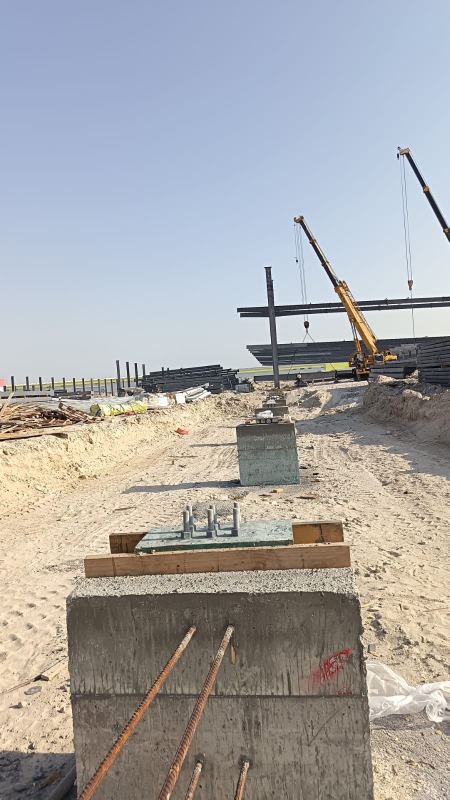
#> input picture social/_build/source/10.jpg, 899 x 1599 px (shown at 1/2 size)
$ python -i brand.py   (imports and definitions only)
#> lines starting #> are read from the running program, lines starting #| are printed output that depends on the picture; pictures that were not available may be replaced by others from this repository, and a replacement may not be noted
"""Steel Builder social brand kit — shared rendering helpers (Pillow + raqm)."""
import os
from PIL import Image, ImageDraw, ImageFont, ImageFilter, ImageEnhance

ROOT = os.path.dirname(os.path.dirname(os.path.dirname(os.path.abspath(__file__))))
FONTS = os.environ.get("SB_FONTS", os.path.join(os.path.dirname(__file__), "fonts"))

# Colours — taken from steelbuilderuae.com (index.html :root) and the logo
ORANGE = (223, 96, 53)     # --primary #df6035 (logo roof)
NAVY = (47, 75, 121)       # --secondary #2f4b79 (logo "SB")
INK = (20, 21, 23)         # near-black backdrop
STEEL = (229, 229, 229)    # --foreground dark #e5e5e5
MUTED = (150, 154, 160)
WHITE = (255, 255, 255)


# [8 lines left out: function font, not called in this run]


def logo():
    return Image.open(os.path.join(ROOT, "logo.png")).convert("RGBA")


def logo_scaled(w):
    lg = logo()
    h = round(lg.height * w / lg.width)
    return lg.resize((w, h), Image.LANCZOS)


def watermark(img, w=150, pos="tr", margin=48, opacity=0.92, y=None):
    """Logo watermark with a soft white halo so it reads on sky AND steel."""
    lg = logo_scaled(w)
    a = lg.split()[3]
    halo = Image.new("RGBA", (lg.width + 60, lg.height + 60), (0, 0, 0, 0))
    glow = Image.new("RGBA", lg.size, (255, 255, 255, 255))
    glow.putalpha(a.point(lambda v: int(v * 0.85)))
    halo.paste(glow, (30, 30), glow)
    halo = halo.filter(ImageFilter.GaussianBlur(10))
    if opacity < 1:
        lg.putalpha(a.point(lambda v: int(v * opacity)))
    W, H = img.size
    x = W - lg.width - margin if pos.endswith("r") else margin
    if y is None:
        y = margin if pos.startswith("t") else H - lg.height - margin
    img.alpha_composite(halo, (x - 30, y - 30))
    img.alpha_composite(lg, (x, y))
    return img


# [90 lines left out: functions cover, grade, gradient, top_scrim, text, eyebrow and 2 more, not called in this run]

>>> import cv2
>>> picture = cv2.imread('source/10.jpg', cv2.IMREAD_GRAYSCALE)
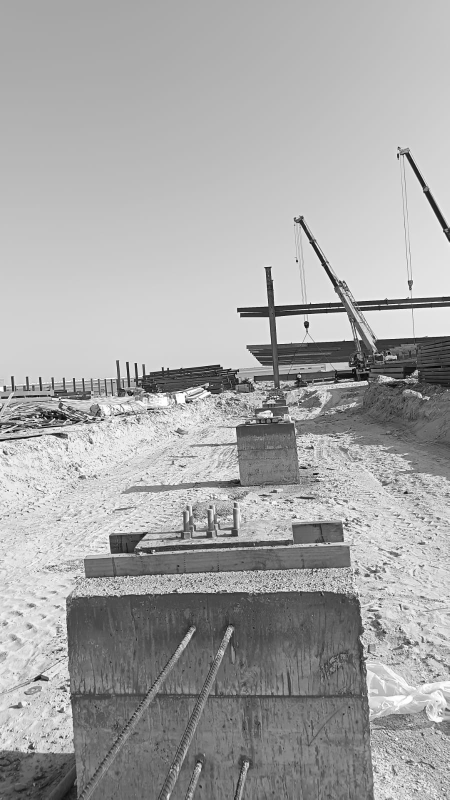
#> picture: shape (1599, 899) (shown at 1/2 size); min 0, max 255, mean 166.5
>>> result = watermark(picture)
#> in logo_scaled, `return lg.resize((w, h), Image.LANCZOS)`:
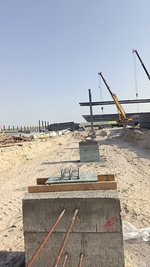
#> returned value: PIL image 150x267 RGBA; mean R, G, B, A 167.2, 166.2, 166.4, 255
#> in watermark, `a = lg.split()[3]`: a: PIL image 150x267 L; every value is 255
#> in watermark, `halo = Image.new("RGBA", (lg.width + 60, lg.height + 60), (0, 0, 0, 0))`: halo: PIL image 210x327 RGBA; every value is 0
#> in watermark, `glow = Image.new("RGBA", lg.size, (255, 255, 255, 255))`: glow: PIL image 150x267 RGBA; every value is 255
#> in watermark, `halo.paste(glow, (30, 30), glow)`:
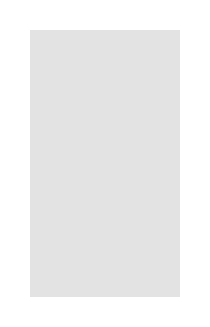
#> halo: PIL image 210x327 RGBA; mean R, G, B, A 126, 126, 126, 106.7; transparent parts drawn white
#> in watermark, `halo = halo.filter(ImageFilter.GaussianBlur(10))`:
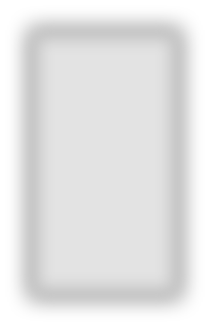
#> halo: PIL image 210x327 RGBA; mean R, G, B, A 126, 126, 126, 106.7; transparent parts drawn white
#> (the run stopped early here; a loop or call above may not have finished)

$ run again, on social/_build/source/11.jpg
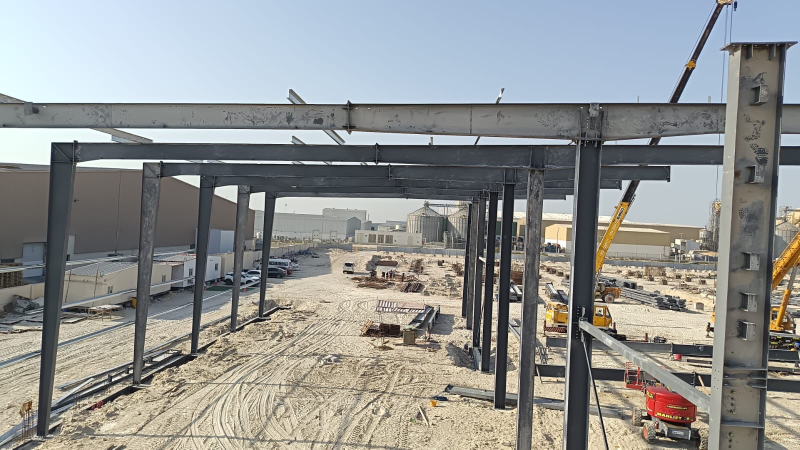
#> input picture social/_build/source/11.jpg, 1599 x 899 px (shown at 1/2 size)
#> `picture = cv2.imread('source/10.jpg', cv2.IMREAD_GRAYSCALE)`:
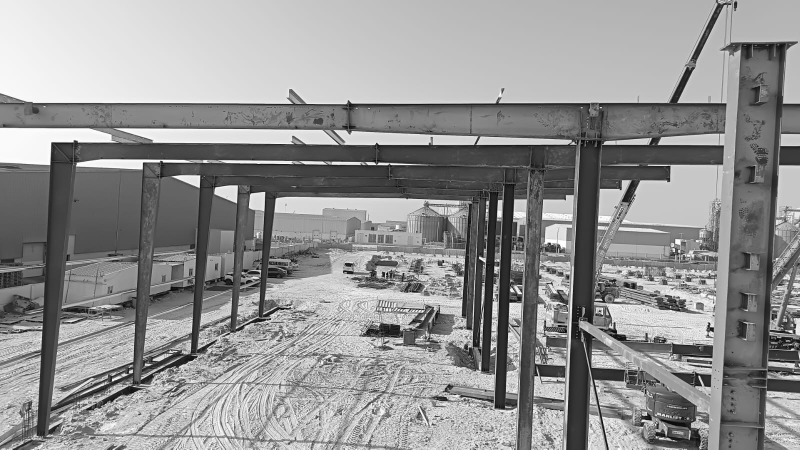
#> picture: shape (899, 1599) (shown at 1/2 size); min 0, max 255, mean 146.4
#> a: PIL image 150x84 L; every value is 255
#> in watermark, `halo = halo.filter(ImageFilter.GaussianBlur(10))`:
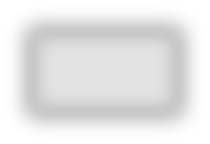
#> halo: PIL image 210x144 RGBA; mean R, G, B, A 90, 90, 90, 76.2; transparent parts drawn white

$ run again, on social/_build/source/12.jpg
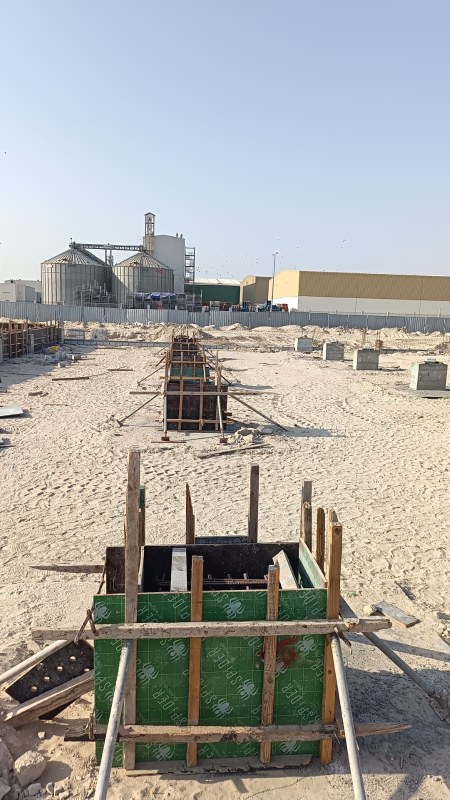
#> input picture social/_build/source/12.jpg, 899 x 1599 px (shown at 1/2 size)
#> `picture = cv2.imread('source/10.jpg', cv2.IMREAD_GRAYSCALE)`:
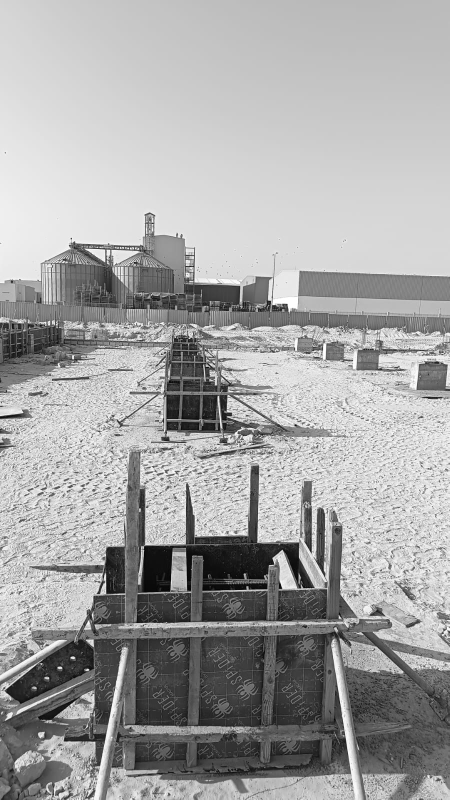
#> picture: shape (1599, 899) (shown at 1/2 size); min 0, max 255, mean 165
#> in logo_scaled, `return lg.resize((w, h), Image.LANCZOS)`:
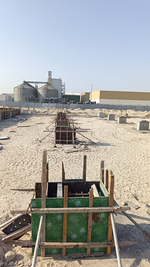
#> returned value: PIL image 150x267 RGBA; mean R, G, B, A 165.8, 165.1, 162, 255
#> a: PIL image 150x267 L; every value is 255
